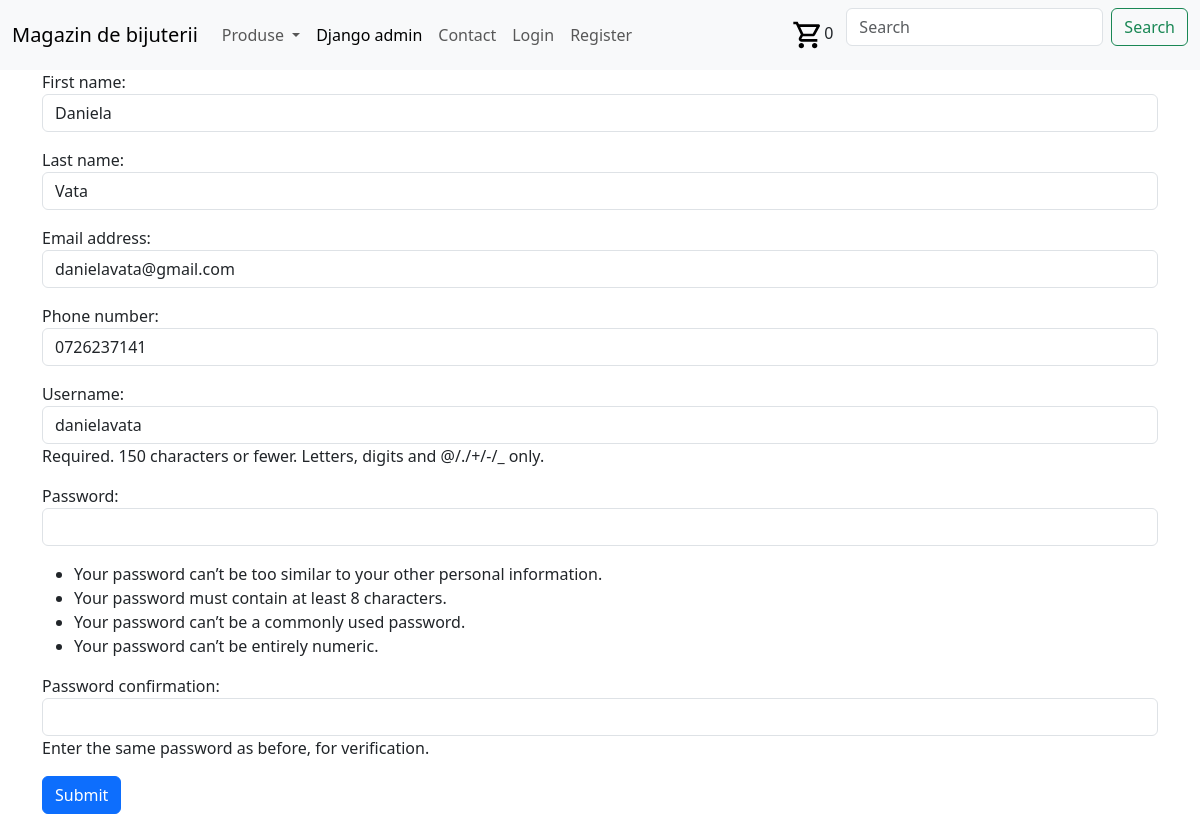
Page /clients/update/2/ on the committed database.
### products/models.py (models this page shows)
class Client(AbstractUser):
    phone_number = models.CharField(max_length=25, default='', blank=True)
    address = models.CharField(max_length=255, default='', blank=True)

### products/views.py (the view)
# urls.py: path('clients/update/<int:pk>/', views.ClientUpdateView.as_view(), name='client_update'),
class ClientUpdateView(UpdateView):
    model = Client
    form_class = ClientForm
    template_name = 'client_update.html'
    success_url = reverse_lazy('login')

### products/forms.py
class ClientForm(UserCreationForm):
    class Meta:
        model = Client
        fields = ['first_name', 'last_name', 'email', 'phone_number', 'username', 'password1', 'password2']
    def __init__(self, *args, **kwargs):
        super().__init__(*args, **kwargs)
        for name, field in self.fields.items():
            if field.widget.__class__ == forms.widgets.Textarea:
                field.widget.attrs['rows'] = '3'
            if 'class' in field.widget.attrs:
                field.widget.attrs['class'] = ' ' 'form-control'
            else:
                field.widget.attrs.update({'class': 'form-control'})

### products/context_processors.py (called while the page is built)
def nav_common_data(request):
    total_items = 0
    if request.user.is_authenticated:
        open_cart = get_open_cart(request)
        quantities = [c.quantity for c in open_cart.cart_items()]
        total_items = sum(quantities)
    return {'categories': Category.objects.all(), 'total_items': total_items}

### templates/client_update.html (shortened to what this page needs)
{% extends 'base.html' %}
{% block content %}
        <form action="" method="post">
           {{ form.as_p }}
            <button type="submit" class="btn btn-primary">
                Submit
            </button>
        </form>
{% endblock %}

### rows in the picture
Client: first_name "Daniela", last_name "Vata", email "danielavata@gmail.com", phone_number "0726237141", username "danielavata"

### other values in the picture
{{ total_items }} "0"
